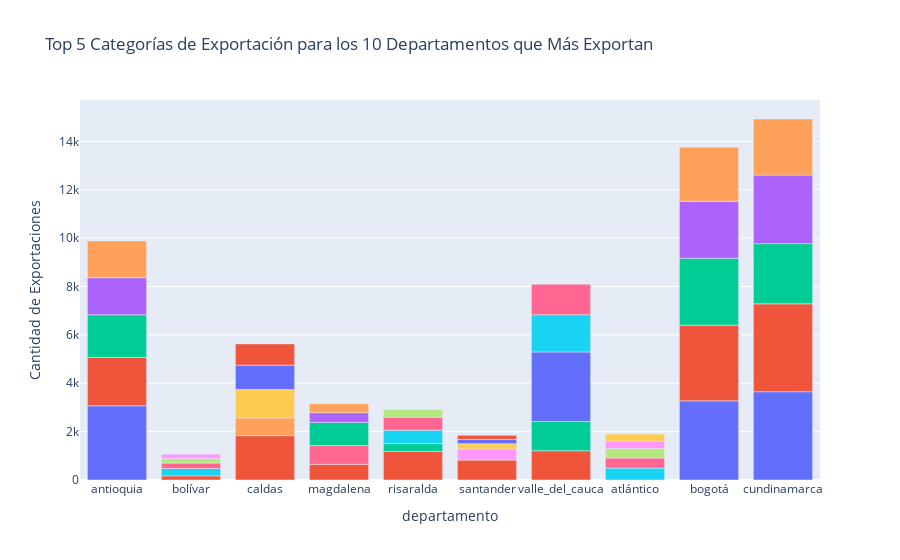

The notebook cell this image was saved under:
### Code cell
top_10_departamentos = data['departamento'].value_counts().nlargest(10).index

filtered_data = data[data['departamento'].isin(top_10_departamentos)]
top_categorias_por_departamento = (
    filtered_data.groupby(['departamento', 'descripcion_partida10_dig'])
    .size()
    .reset_index(name='frecuencia')
    .sort_values(['departamento', 'frecuencia'], ascending=[True, False])
    .groupby('departamento')
    .head(5)
)

fig = px.bar(
    top_categorias_por_departamento,
    x='departamento',
    y='frecuencia',
    color='descripcion_partida10_dig',
    title='Top 5 Categorías de Exportación para los 10 Departamentos que Más Exportan',
    labels={'descripcion_partida10_dig': 'Categoría de Exportación', 'frecuencia': 'Cantidad de Exportaciones'}
)

fig.update_layout(showlegend=False, height=800)  
fig.update_traces(hovertemplate='Departamento: %{x}<br>Categoría: %{marker.color}<br>Frecuencia: %{y}')
fig.show()

### Figure 1 — Plotly figure (JSON) as saved in the notebook; plotly's stock layout.template omitted (floating-point values rounded to 4 significant figures)
{"data": [{"alignmentgroup": "True", "hovertemplate": "Departamento: %{x}<br>Categoría: %{marker.color}<br>Frecuencia: %{y}", "legendgroup": "hortensias_(hydrangea_spp)_frescas", "marker": {"color": "#636efa", "pattern": {"shape": ""}}, "name": "hortensias_(hydrangea_spp)_frescas", "offsetgroup": "hortensias_(hydrangea_spp)_frescas", "orientation": "v", "showlegend": true, "textposition": "auto", "type": "bar", "x": ["antioquia"], "xaxis": "x", "y": [3069], "yaxis": "y"}, {"alignmentgroup": "True", "hovertemplate": "Departamento: %{x}<br>Categoría: %{marker.color}<br>Frecuencia: %{y}", "legendgroup": "los_demás_cafés_sin_tostar,_sin_descafeinar", "marker": {"color": "#EF553B", "pattern": {"shape": ""}}, "name": "los_demás_cafés_sin_tostar,_sin_descafeinar", "offsetgroup": "los_demás_cafés_sin_tostar,_sin_descafeinar", "orientation": "v", "showlegend": true, "textposition": "auto", "type": "bar", "x": ["antioquia", "bolívar", "caldas", "magdalena", "risaralda", "santander", "valle_del_cauca"], "xaxis": "x", "y": [1997, 170, 1833, 648, 1180, 823, 1209], "yaxis": "y"}, {"alignmentgroup": "True", "hovertemplate": "Departamento: %{x}<br>Categoría: %{marker.color}<br>Frecuencia: %{y}", "legendgroup": "galletas_dulces_(con_adición_de_edulcorante)", "marker": {"color": "#00cc96", "pattern": {"shape": ""}}, "name": "galletas_dulces_(con_adición_de_edulcorante)", "offsetgroup": "galletas_dulces_(con_adición_de_edulcorante)", "orientation": "v", "showlegend": true, "textposition": "auto", "type": "bar", "x": ["antioquia", "risaralda", "valle_del_cauca"], "xaxis": "x", "y": [1765, 325, 1210], "yaxis": "y"}, {"alignmentgroup": "True", "hovertemplate": "Departamento: %{x}<br>Categoría: %{marker.color}<br>Frecuencia: %{y}", "legendgroup": "los_demás_extractos,_esencias_y_concentrados_de_café", "marker": {"color": "#ab63fa", "pattern": {"shape": ""}}, "name": "los_demás_extractos,_esencias_y_concentrados_de_café", "offsetgroup": "los_demás_extractos,_esencias_y_concentrados_de_café", "orientation": "v", "showlegend": true, "textposition": "auto", "type": "bar", "x": ["antioquia"], "xaxis": "x", "y": [1532], "yaxis": "y"}, {"alignmentgroup": "True", "hovertemplate": "Departamento: %{x}<br>Categoría: %{marker.color}<br>Frecuencia: %{y}", "legendgroup": "los_demás_chocolates_y_demás_preparaciones_alimenticias_que_contengan_cacao", "marker": {"color": "#FFA15A", "pattern": {"shape": ""}}, "name": "los_demás_chocolates_y_demás_preparaciones_alimenticias_que_contengan_cacao", "offsetgroup": "los_demás_chocolates_y_demás_preparaciones_alimenticias_que_contengan_cacao", "orientation": "v", "showlegend": true, "textposition": "auto", "type": "bar", "x": ["antioquia", "caldas"], "xaxis": "x", "y": [1519, 732], "yaxis": "y"}, {"alignmentgroup": "True", "hovertemplate": "Departamento: %{x}<br>Categoría: %{marker.color}<br>Frecuencia: %{y}", "legendgroup": "gelatinas_y_sus_derivados_(aunque_se_presenten_en_hojas_cuadradas_o_rectangualres,_incluso_trabajadas_en_la_superficie_o_coloreadas)", "marker": {"color": "#19d3f3", "pattern": {"shape": ""}}, "name": "gelatinas_y_sus_derivados_(aunque_se_presenten_en_hojas_cuadradas_o_rectangualres,_incluso_trabajadas_en_la_superficie_o_coloreadas)", "offsetgroup": "gelatinas_y_sus_derivados_(aunque_se_presenten_en_hojas_cuadradas_o_rectangualres,_incluso_trabajadas_en_la_superficie_o_coloreadas)", "orientation": "v", "showlegend": true, "textposition": "auto", "type": "bar", "x": ["atlántico"], "xaxis": "x", "y": [492], "yaxis": "y"}, {"alignmentgroup": "True", "hovertemplate": "Departamento: %{x}<br>Categoría: %{marker.color}<br>Frecuencia: %{y}", "legendgroup": "los_demás_aceites_de_palma_y_sus_fracciones,_incluso_refinados,_pero_sin_modificar_químicamente", "marker": {"color": "#FF6692", "pattern": {"shape": ""}}, "name": "los_demás_aceites_de_palma_y_sus_fracciones,_incluso_refinados,_pero_sin_modificar_químicamente", "offsetgroup": "los_demás_aceites_de_palma_y_sus_fracciones,_incluso_refinados,_pero_sin_modificar_químicamente", "orientation": "v", "showlegend": true, "textposition": "auto", "type": "bar", "x": ["atlántico", "magdalena"], "xaxis": "x", "y": [418, 775], "yaxis": "y"}, {"alignmentgroup": "True", "hovertemplate": "Departamento: %{x}<br>Categoría: %{marker.color}<br>Frecuencia: %{y}", "legendgroup": "las_demas_bebidas_no_alcoholicas_excepto_los_jugos_de_la_partida_20_09", "marker": {"color": "#B6E880", "pattern": {"shape": ""}}, "name": "las_demas_bebidas_no_alcoholicas_excepto_los_jugos_de_la_partida_20_09", "offsetgroup": "las_demas_bebidas_no_alcoholicas_excepto_los_jugos_de_la_partida_20_09", "orientation": "v", "showlegend": true, "textposition": "auto", "type": "bar", "x": ["atlántico"], "xaxis": "x", "y": [392], "yaxis": "y"}, {"alignmentgroup": "True", "hovertemplate": "Departamento: %{x}<br>Categoría: %{marker.color}<br>Frecuencia: %{y}", "legendgroup": "mezclas_o_preparaciones_alimenticias_de_grasas_o_aceites,_animales_o_vegetales_o_de_fracciones_de_diferentes_grasas_o_aceites,_de_este_capítulo,_excepto_las_grasas_y_aceites_alimenticios,_y_sus_fracciones,_de_la_partida_15_16", "marker": {"color": "#FF97FF", "pattern": {"shape": ""}}, "name": "mezclas_o_preparaciones_alimenticias_de_grasas_o_aceites,_animales_o_vegetales_o_de_fracciones_de_diferentes_grasas_o_aceites,_de_este_capítulo,_excepto_las_grasas_y_aceites_alimenticios,_y_sus_fracciones,_de_la_partida_15_16", "offsetgroup": "mezclas_o_preparaciones_alimenticias_de_grasas_o_aceites,_animales_o_vegetales_o_de_fracciones_de_diferentes_grasas_o_aceites,_de_este_capítulo,_excepto_las_grasas_y_aceites_alimenticios,_y_sus_fracciones,_de_la_partida_15_16", "orientation": "v", "showlegend": true, "textposition": "auto", "type": "bar", "x": ["atlántico"], "xaxis": "x", "y": [306], "yaxis": "y"}, {"alignmentgroup": "True", "hovertemplate": "Departamento: %{x}<br>Categoría: %{marker.color}<br>Frecuencia: %{y}", "legendgroup": "los_demás_productos_de_panadería_pasteleria_o_galletería_incluso_con_cacao__hostias,_sellos_vacíos_del_tipo_de_los_usados_para_medicamentos,_obleas_para_sellar,_pastas_secas_de_harina,_almidón_o_fécula,_en_hojas_y_productos_similares", "marker": {"color": "#FECB52", "pattern": {"shape": ""}}, "name": "los_demás_productos_de_panadería_pasteleria_o_galletería_incluso_con_cacao__hostias,_sellos_vacíos_del_tipo_de_los_usados_para_medicamentos,_obleas_para_sellar,_pastas_secas_de_harina,_almidón_o_fécula,_en_hojas_y_productos_similares", "offsetgroup": "los_demás_productos_de_panadería_pasteleria_o_galletería_incluso_con_cacao__hostias,_sellos_vacíos_del_tipo_de_los_usados_para_medicamentos,_obleas_para_sellar,_pastas_secas_de_harina,_almidón_o_fécula,_en_hojas_y_productos_similares", "orientation": "v", "showlegend": true, "textposition": "auto", "type": "bar", "x": ["atlántico"], "xaxis": "x", "y": [290], "yaxis": "y"}, {"alignmentgroup": "True", "hovertemplate": "Departamento: %{x}<br>Categoría: %{marker.color}<br>Frecuencia: %{y}", "legendgroup": "rosas_frescas,_cortadas_para_ramos_o_adornos", "marker": {"color": "#636efa", "pattern": {"shape": ""}}, "name": "rosas_frescas,_cortadas_para_ramos_o_adornos", "offsetgroup": "rosas_frescas,_cortadas_para_ramos_o_adornos", "orientation": "v", "showlegend": true, "textposition": "auto", "type": "bar", "x": ["bogotá", "cundinamarca"], "xaxis": "x", "y": [3272, 3651], "yaxis": "y"}, {"alignmentgroup": "True", "hovertemplate": "Departamento: %{x}<br>Categoría: %{marker.color}<br>Frecuencia: %{y}", "legendgroup": "los_demás_claveles_frescos,_cortados_para_ramos_o_adornos", "marker": {"color": "#EF553B", "pattern": {"shape": ""}}, "name": "los_demás_claveles_frescos,_cortados_para_ramos_o_adornos", "offsetgroup": "los_demás_claveles_frescos,_cortados_para_ramos_o_adornos", "orientation": "v", "showlegend": true, "textposition": "auto", "type": "bar", "x": ["bogotá", "cundinamarca"], "xaxis": "x", "y": [3129, 3633], "yaxis": "y"}, {"alignmentgroup": "True", "hovertemplate": "Departamento: %{x}<br>Categoría: %{marker.color}<br>Frecuencia: %{y}", "legendgroup": "alstroemerias_frescas,_cortadas_para_ramos_o_adornos", "marker": {"color": "#00cc96", "pattern": {"shape": ""}}, "name": "alstroemerias_frescas,_cortadas_para_ramos_o_adornos", "offsetgroup": "alstroemerias_frescas,_cortadas_para_ramos_o_adornos", "orientation": "v", "showlegend": true, "textposition": "auto", "type": "bar", "x": ["bogotá", "cundinamarca"], "xaxis": "x", "y": [2763, 2488], "yaxis": "y"}, {"alignmentgroup": "True", "hovertemplate": "Departamento: %{x}<br>Categoría: %{marker.color}<br>Frecuencia: %{y}", "legendgroup": "claveles_miniatura_frescos,_cortados_para_ramos_o_adornos", "marker": {"color": "#ab63fa", "pattern": {"shape": ""}}, "name": "claveles_miniatura_frescos,_cortados_para_ramos_o_adornos", "offsetgroup": "claveles_miniatura_frescos,_cortados_para_ramos_o_adornos", "orientation": "v", "showlegend": true, "textposition": "auto", "type": "bar", "x": ["bogotá", "cundinamarca"], "xaxis": "x", "y": [2363, 2836], "yaxis": "y"}, {"alignmentgroup": "True", "hovertemplate": "Departamento: %{x}<br>Categoría: %{marker.color}<br>Frecuencia: %{y}", "legendgroup": "las_demás_flores_y_capullos_frescos,_cortados_para_ramos_o_adornos", "marker": {"color": "#FFA15A", "pattern": {"shape": ""}}, "name": "las_demás_flores_y_capullos_frescos,_cortados_para_ramos_o_adornos", "offsetgroup": "las_demás_flores_y_capullos_frescos,_cortados_para_ramos_o_adornos", "orientation": "v", "showlegend": true, "textposition": "auto", "type": "bar", "x": ["bogotá", "cundinamarca"], "xaxis": "x", "y": [2236, 2318], "yaxis": "y"}, {"alignmentgroup": "True", "hovertemplate": "Departamento: %{x}<br>Categoría: %{marker.color}<br>Frecuencia: %{y}", "legendgroup": "mejoradores_de_panificación", "marker": {"color": "#19d3f3", "pattern": {"shape": ""}}, "name": "mejoradores_de_panificación", "offsetgroup": "mejoradores_de_panificación", "orientation": "v", "showlegend": true, "textposition": "auto", "type": "bar", "x": ["bolívar"], "xaxis": "x", "y": [305], "yaxis": "y"}, {"alignmentgroup": "True", "hovertemplate": "Departamento: %{x}<br>Categoría: %{marker.color}<br>Frecuencia: %{y}", "legendgroup": "harina_de_maíz", "marker": {"color": "#FF6692", "pattern": {"shape": ""}}, "name": "harina_de_maíz", "offsetgroup": "harina_de_maíz", "orientation": "v", "showlegend": true, "textposition": "auto", "type": "bar", "x": ["bolívar"], "xaxis": "x", "y": [226], "yaxis": "y"}, {"alignmentgroup": "True", "hovertemplate": "Departamento: %{x}<br>Categoría: %{marker.color}<br>Frecuencia: %{y}", "legendgroup": "langostinos_(géneros_de_la_familia_penaeidae)_enteros_congelados,_secos,_salados,_ahumados_o_en_salmuera", "marker": {"color": "#B6E880", "pattern": {"shape": ""}}, "name": "langostinos_(géneros_de_la_familia_penaeidae)_enteros_congelados,_secos,_salados,_ahumados_o_en_salmuera", "offsetgroup": "langostinos_(géneros_de_la_familia_penaeidae)_enteros_congelados,_secos,_salados,_ahumados_o_en_salmuera", "orientation": "v", "showlegend": true, "textposition": "auto", "type": "bar", "x": ["bolívar"], "xaxis": "x", "y": [185], "yaxis": "y"}, {"alignmentgroup": "True", "hovertemplate": "Departamento: %{x}<br>Categoría: %{marker.color}<br>Frecuencia: %{y}", "legendgroup": "malta_(de_cebada_u_otros_cereales)_sin_tostar", "marker": {"color": "#FF97FF", "pattern": {"shape": ""}}, "name": "malta_(de_cebada_u_otros_cereales)_sin_tostar", "offsetgroup": "malta_(de_cebada_u_otros_cereales)_sin_tostar", "orientation": "v", "showlegend": true, "textposition": "auto", "type": "bar", "x": ["bolívar"], "xaxis": "x", "y": [183], "yaxis": "y"}, {"alignmentgroup": "True", "hovertemplate": "Departamento: %{x}<br>Categoría: %{marker.color}<br>Frecuencia: %{y}", "legendgroup": "café_soluble_liofilizado,_con_granulometría_de_2_0_-_3_00_mm", "marker": {"color": "#FECB52", "pattern": {"shape": ""}}, "name": "café_soluble_liofilizado,_con_granulometría_de_2_0_-_3_00_mm", "offsetgroup": "café_soluble_liofilizado,_con_granulometría_de_2_0_-_3_00_mm", "orientation": "v", "showlegend": true, "textposition": "auto", "type": "bar", "x": ["caldas"], "xaxis": "x", "y": [1175], "yaxis": "y"}, {"alignmentgroup": "True", "hovertemplate": "Departamento: %{x}<br>Categoría: %{marker.color}<br>Frecuencia: %{y}", "legendgroup": "bombones,_caramelos,_confites_y_pastillas", "marker": {"color": "#636efa", "pattern": {"shape": ""}}, "name": "bombones,_caramelos,_confites_y_pastillas", "offsetgroup": "bombones,_caramelos,_confites_y_pastillas", "orientation": "v", "showlegend": true, "textposition": "auto", "type": "bar", "x": ["caldas", "valle_del_cauca"], "xaxis": "x", "y": [1009, 2875], "yaxis": "y"}, {"alignmentgroup": "True", "hovertemplate": "Departamento: %{x}<br>Categoría: %{marker.color}<br>Frecuencia: %{y}", "legendgroup": "los_demás_artículos_de_confitería_sin_cacao_(incluido_el_chocolate_blanco)", "marker": {"color": "#EF553B", "pattern": {"shape": ""}}, "name": "los_demás_artículos_de_confitería_sin_cacao_(incluido_el_chocolate_blanco)", "offsetgroup": "los_demás_artículos_de_confitería_sin_cacao_(incluido_el_chocolate_blanco)", "orientation": "v", "showlegend": true, "textposition": "auto", "type": "bar", "x": ["caldas"], "xaxis": "x", "y": [878], "yaxis": "y"}, {"alignmentgroup": "True", "hovertemplate": "Departamento: %{x}<br>Categoría: %{marker.color}<br>Frecuencia: %{y}", "legendgroup": "\"bananas_o_plátanos_frescos_del_tipo_\"\"cavendish_valery\"\"_\"", "marker": {"color": "#00cc96", "pattern": {"shape": ""}}, "name": "\"bananas_o_plátanos_frescos_del_tipo_\"\"cavendish_valery\"\"_\"", "offsetgroup": "\"bananas_o_plátanos_frescos_del_tipo_\"\"cavendish_valery\"\"_\"", "orientation": "v", "showlegend": true, "textposition": "auto", "type": "bar", "x": ["magdalena"], "xaxis": "x", "y": [959], "yaxis": "y"}, {"alignmentgroup": "True", "hovertemplate": "Departamento: %{x}<br>Categoría: %{marker.color}<br>Frecuencia: %{y}", "legendgroup": "los_demás_aceites_de_almendra_de_palma_y_sus_fracciones,_incluso_refinados,_pero_sin_modificar_químicamente", "marker": {"color": "#ab63fa", "pattern": {"shape": ""}}, "name": "los_demás_aceites_de_almendra_de_palma_y_sus_fracciones,_incluso_refinados,_pero_sin_modificar_químicamente", "offsetgroup": "los_demás_aceites_de_almendra_de_palma_y_sus_fracciones,_incluso_refinados,_pero_sin_modificar_químicamente", "orientation": "v", "showlegend": true, "textposition": "auto", "type": "bar", "x": ["magdalena"], "xaxis": "x", "y": [401], "yaxis": "y"}, {"alignmentgroup": "True", "hovertemplate": "Departamento: %{x}<br>Categoría: %{marker.color}<br>Frecuencia: %{y}", "legendgroup": "aceite_de_palma_en_bruto", "marker": {"color": "#FFA15A", "pattern": {"shape": ""}}, "name": "aceite_de_palma_en_bruto", "offsetgroup": "aceite_de_palma_en_bruto", "orientation": "v", "showlegend": true, "textposition": "auto", "type": "bar", "x": ["magdalena"], "xaxis": "x", "y": [373], "yaxis": "y"}, {"alignmentgroup": "True", "hovertemplate": "Departamento: %{x}<br>Categoría: %{marker.color}<br>Frecuencia: %{y}", "legendgroup": "los_demás_azúcares_de_caña_o_de_remolacha_y_sacarosa_químicamente_pura,_en_estado_sólido", "marker": {"color": "#19d3f3", "pattern": {"shape": ""}}, "name": "los_demás_azúcares_de_caña_o_de_remolacha_y_sacarosa_químicamente_pura,_en_estado_sólido", "offsetgroup": "los_demás_azúcares_de_caña_o_de_remolacha_y_sacarosa_químicamente_pura,_en_estado_sólido", "orientation": "v", "showlegend": true, "textposition": "auto", "type": "bar", "x": ["risaralda", "valle_del_cauca"], "xaxis": "x", "y": [556, 1541], "yaxis": "y"}, {"alignmentgroup": "True", "hovertemplate": "Departamento: %{x}<br>Categoría: %{marker.color}<br>Frecuencia: %{y}", "legendgroup": "los_demás_azúcares_en_bruto_de_caña,_sin_adición_de_aromatizante_ni_colororante,_en_estado_sólido", "marker": {"color": "#FF6692", "pattern": {"shape": ""}}, "name": "los_demás_azúcares_en_bruto_de_caña,_sin_adición_de_aromatizante_ni_colororante,_en_estado_sólido", "offsetgroup": "los_demás_azúcares_en_bruto_de_caña,_sin_adición_de_aromatizante_ni_colororante,_en_estado_sólido", "orientation": "v", "showlegend": true, "textposition": "auto", "type": "bar", "x": ["risaralda", "valle_del_cauca"], "xaxis": "x", "y": [538, 1261], "yaxis": "y"}, {"alignmentgroup": "True", "hovertemplate": "Departamento: %{x}<br>Categoría: %{marker.color}<br>Frecuencia: %{y}", "legendgroup": "aguacates_variedad_hass,_frescos_o_secos", "marker": {"color": "#B6E880", "pattern": {"shape": ""}}, "name": "aguacates_variedad_hass,_frescos_o_secos", "offsetgroup": "aguacates_variedad_hass,_frescos_o_secos", "orientation": "v", "showlegend": true, "textposition": "auto", "type": "bar", "x": ["risaralda"], "xaxis": "x", "y": [312], "yaxis": "y"}, {"alignmentgroup": "True", "hovertemplate": "Departamento: %{x}<br>Categoría: %{marker.color}<br>Frecuencia: %{y}", "legendgroup": "lima_tahití_(limón_tahití)_(citrus_latifolia),_frescas_o_secas", "marker": {"color": "#FF97FF", "pattern": {"shape": ""}}, "name": "lima_tahití_(limón_tahití)_(citrus_latifolia),_frescas_o_secas", "offsetgroup": "lima_tahití_(limón_tahití)_(citrus_latifolia),_frescas_o_secas", "orientation": "v", "showlegend": true, "textposition": "auto", "type": "bar", "x": ["santander"], "xaxis": "x", "y": [459], "yaxis": "y"}, {"alignmentgroup": "True", "hovertemplate": "Departamento: %{x}<br>Categoría: %{marker.color}<br>Frecuencia: %{y}", "legendgroup": "azucar_de_caña_mencionado_en_la_nota_2_de_subpartida_del_capítulo_17", "marker": {"color": "#FECB52", "pattern": {"shape": ""}}, "name": "azucar_de_caña_mencionado_en_la_nota_2_de_subpartida_del_capítulo_17", "offsetgroup": "azucar_de_caña_mencionado_en_la_nota_2_de_subpartida_del_capítulo_17", "orientation": "v", "showlegend": true, "textposition": "auto", "type": "bar", "x": ["santander"], "xaxis": "x", "y": [217], "yaxis": "y"}, {"alignmentgroup": "True", "hovertemplate": "Departamento: %{x}<br>Categoría: %{marker.color}<br>Frecuencia: %{y}", "legendgroup": "los_demás_pures_y_pastas,_obtenidos_por_cocción,_incluso_con_adición_de_azúcar_u_otros_edulcorantes", "marker": {"color": "#636efa", "pattern": {"shape": ""}}, "name": "los_demás_pures_y_pastas,_obtenidos_por_cocción,_incluso_con_adición_de_azúcar_u_otros_edulcorantes", "offsetgroup": "los_demás_pures_y_pastas,_obtenidos_por_cocción,_incluso_con_adición_de_azúcar_u_otros_edulcorantes", "orientation": "v", "showlegend": true, "textposition": "auto", "type": "bar", "x": ["santander"], "xaxis": "x", "y": [176], "yaxis": "y"}, {"alignmentgroup": "True", "hovertemplate": "Departamento: %{x}<br>Categoría: %{marker.color}<br>Frecuencia: %{y}", "legendgroup": "las_demás_leche_y_nata_(crema)_concentradas,_en_polvo,_gránulos_demás_formas_sólidas,_sin_adición_de_azúcar_ni_otro_edulcorante,_con_un_contenido_de_materias_grasas_superior_o_igual_al_26%_en_peso,_sobre_producto_seco", "marker": {"color": "#EF553B", "pattern": {"shape": ""}}, "name": "las_demás_leche_y_nata_(crema)_concentradas,_en_polvo,_gránulos_demás_formas_sólidas,_sin_adición_de_azúcar_ni_otro_edulcorante,_con_un_contenido_de_materias_grasas_superior_o_igual_al_26%_en_peso,_sobre_producto_seco", "offsetgroup": "las_demás_leche_y_nata_(crema)_concentradas,_en_polvo,_gránulos_demás_formas_sólidas,_sin_adición_de_azúcar_ni_otro_edulcorante,_con_un_contenido_de_materias_grasas_superior_o_igual_al_26%_en_peso,_sobre_producto_seco", "orientation": "v", "showlegend": true, "textposition": "auto", "type": "bar", "x": ["santander"], "xaxis": "x", "y": [171], "yaxis": "y"}], "layout": {"autosize": true, "barmode": "relative", "legend": {"title": {"text": "Categoría de Exportación"}, "tracegroupgap": 0}, "showlegend": false, "title": {"text": "Top 5 Categorías de Exportación para los 10 Departamentos que Más Exportan"}, "xaxis": {"anchor": "y", "autorange": true, "domain": [0, 1], "range": [-0.5, 9.5], "title": {"text": "departamento"}, "type": "category"}, "yaxis": {"anchor": "x", "autorange": true, "domain": [0, 1], "range": [0, 15710.0], "title": {"text": "Cantidad de Exportaciones"}, "type": "linear"}}}
